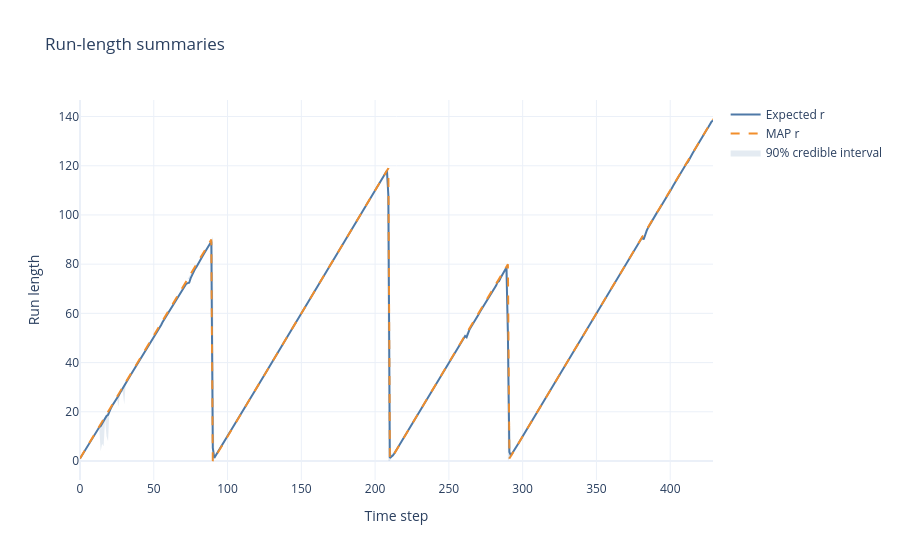

Here is the notebook cell this chart was saved with:
### Markdown cell above
## 7. Credible interval + expected run length

The plot below overlays MAP (dashed), posterior mean (solid), and a 90% credible interval.
Use credible intervals to communicate uncertainty to stakeholders or to build
requirements like “raise alert only when 90% CI is below 5 samples.”

### Code cell
ci_fig = go.Figure()
ci_fig.add_trace(go.Scatter(x=df["t"], y=df["expected_r"], name="Expected r", line=dict(color="#4E79A7", width=2)))
ci_fig.add_trace(go.Scatter(x=df["t"], y=df["map_r"], name="MAP r", line=dict(color="#F28E2B", width=2, dash="dash")))
ci_fig.add_trace(
    go.Scatter(
        x=np.concatenate([df["t"], df["t"][::-1]]),
        y=np.concatenate([df["ci_low"], df["ci_high"][::-1]]),
        fill="toself",
        fillcolor="rgba(78,121,167,0.15)",
        line=dict(color="rgba(0,0,0,0)"),
        name="90% credible interval",
        hoverinfo="skip",
    )
)
ci_fig.update_layout(title="Run-length summaries", xaxis_title="Time step", yaxis_title="Run length", template="plotly_white", height=420)
ci_fig

### Figure 1 — Plotly figure (JSON) as saved in the notebook; plotly's stock layout.template omitted (floating-point values rounded to 4 significant figures; data arrays with more than 128 entries replaced by an {"elided": "..."} marker saying what was removed)
{"data": [{"line": {"color": "#4E79A7", "width": 2}, "name": "Expected r", "type": "scatter", "x": {"elided": "430 int values"}, "y": {"elided": "430 float values"}}, {"line": {"color": "#F28E2B", "dash": "dash", "width": 2}, "name": "MAP r", "type": "scatter", "x": {"elided": "430 int values"}, "y": {"elided": "430 int values"}}, {"fill": "toself", "fillcolor": "rgba(78,121,167,0.15)", "hoverinfo": "skip", "line": {"color": "rgba(0, 0, 0, 0)"}, "name": "90% credible interval", "type": "scatter", "x": {"elided": "860 int values"}, "y": {"elided": "860 int values"}}], "layout": {"autosize": true, "title": {"text": "Run-length summaries"}, "xaxis": {"autorange": true, "range": [0, 429], "title": {"text": "Time step"}, "type": "linear"}, "yaxis": {"autorange": true, "range": [-7.722, 146.7], "title": {"text": "Run length"}, "type": "linear"}}}
